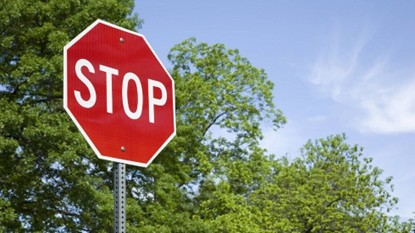
#> input picture Buoi 7/Image/Image.jpg, 415 x 233 px
$ jupyter execute 2374802010455_NguyenHongThanh_252_71ITAI40603_0101_Lab06.ipynb
#> lines starting #> are read from the running program, lines starting #| are printed output that depends on the picture
#### **LAB 06: NHẬN DIỆN ẢNH (IMAGE DETECTION)**

[cell 1]
import cv2
import matplotlib.pyplot as plt

img = cv2.imread("Image/Image.jpg")
#> img is the input picture: shape (233, 415, 3); mean B, G, R 123.2, 133.2, 133
img_gray = cv2.cvtColor(img, cv2.COLOR_BGR2GRAY)
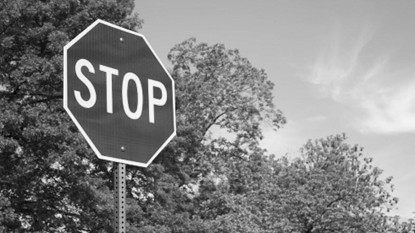
#> img_gray: shape (233, 415); min 1, max 254, mean 132
img_rgb = cv2.cvtColor(img, cv2.COLOR_BGR2RGB)

# dots that would look like STOP signs
stop_data = cv2.CascadeClassifier('haarcascade/haarcascade_frontalface_default.xml') #('/content/haarcascade_frontalcatface.xml')
found = stop_data.detectMultiScale(img_gray,minSize =(20, 20))
#> found = ()
amount_found = len(found)
#> amount_found = 0
if amount_found != 0:

    for (x, y, width, height) in found:

        cv2.rectangle(img_rgb, (x, y),

                      (x + height, y + width),

                      (0, 255, 0), 5)

plt.imshow(img_rgb)

**1. Tham khảo đoạn code trên để tạo 1 đoạn code mới, kết hợp sử dụng hình ảnh sau và file: haarcascade_frontalface_default.xml (tải về từ đường dẫn bên dưới) để nhận diện khuôn mặt**

[cell 2]
import cv2
import matplotlib.pyplot as plt

img = cv2.imread("Image/Image2.jpg")
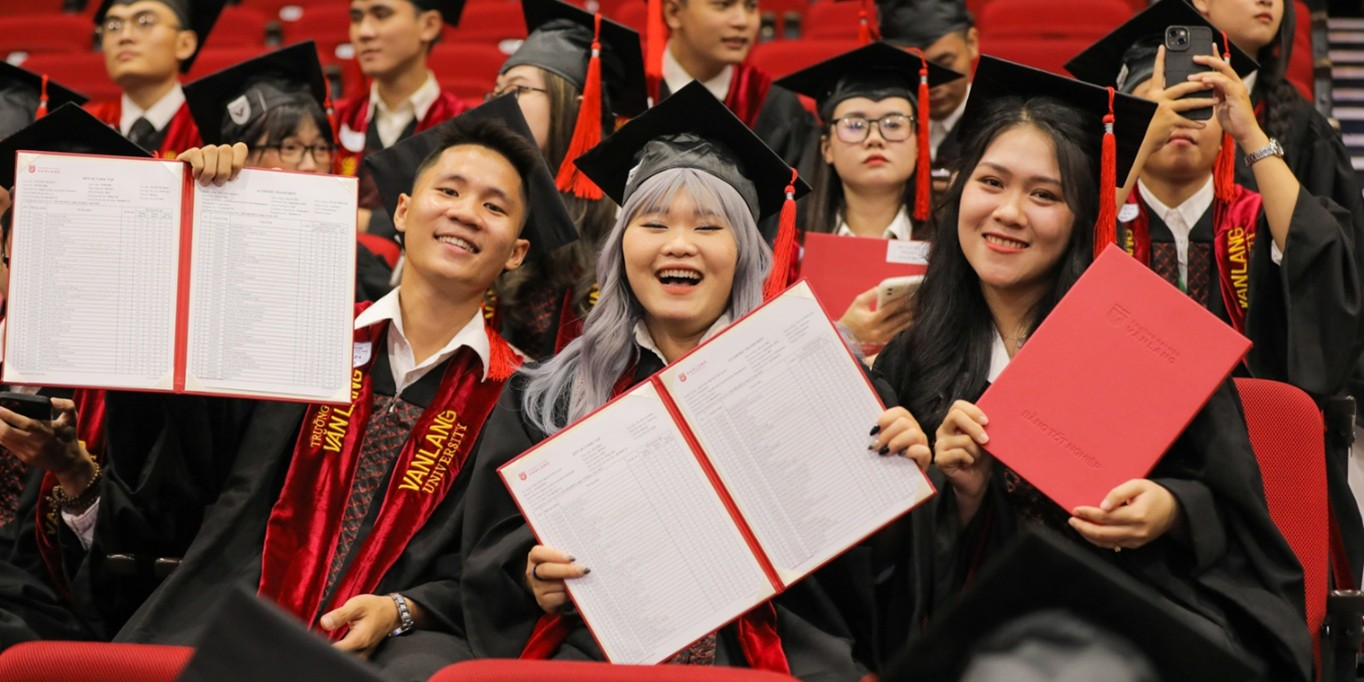
#> input picture Buoi 7/Image/Image2.jpg, 1364 x 682 px
#> img is the input picture: shape (682, 1364, 3); mean B, G, R 72.9, 82.3, 121.2
img_gray = cv2.cvtColor(img, cv2.COLOR_BGR2GRAY)
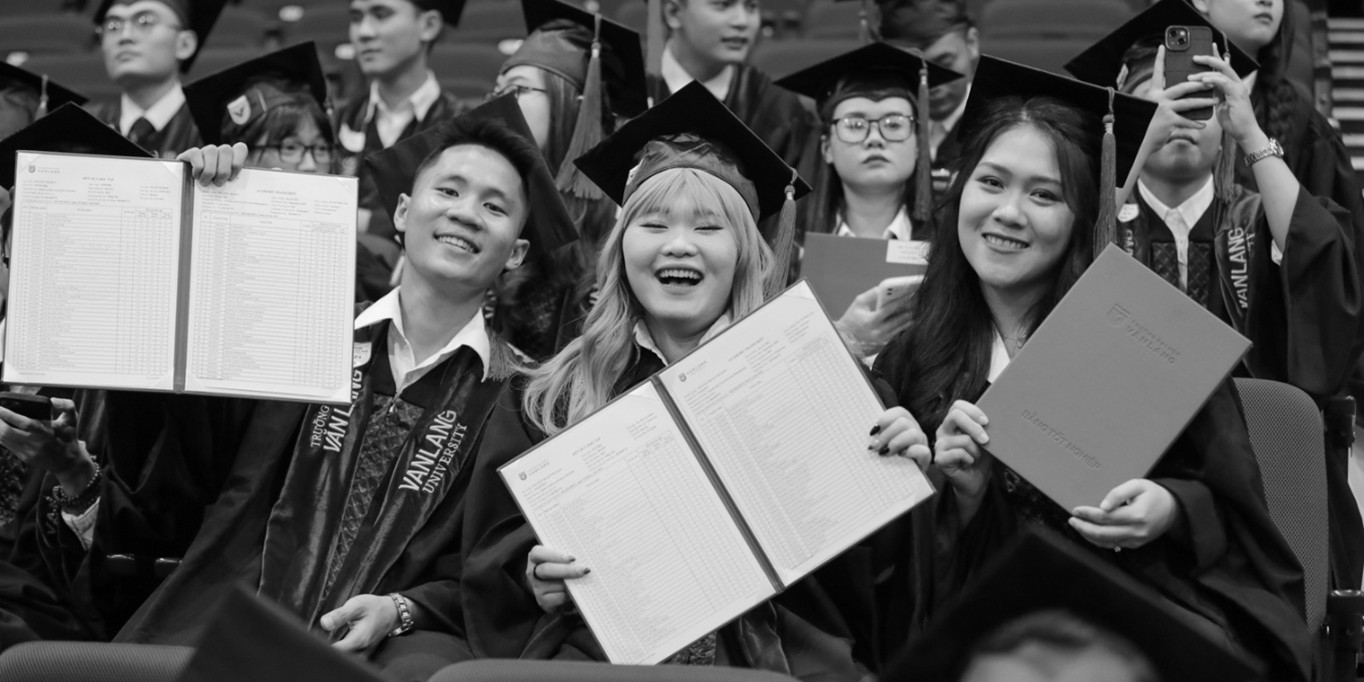
#> img_gray: shape (682, 1364); min 0, max 253, mean 92.9
img_rgb = cv2.cvtColor(img, cv2.COLOR_BGR2RGB)
#> img_rgb: shape (682, 1364, 3)

stop_data = cv2.CascadeClassifier('haarcascade/haarcascade_frontalface_default.xml')
found = stop_data.detectMultiScale(img_gray,minSize =(20, 20))
#> found = [[1241, 140, 48, 48], [92, 2, 70, 70], [825, 84, 101, 101], [942, 128, 151, 151], [400, 139, 138, 138], [601, 158, 161, 161]]
amount_found = len(found)
#> amount_found = 6
if amount_found != 0:

    for (x, y, width, height) in found:

        cv2.rectangle(img_rgb, (x, y),

                      (x + height, y + width),

                      (0, 255, 0), 5)
#> this loop made 6 passes
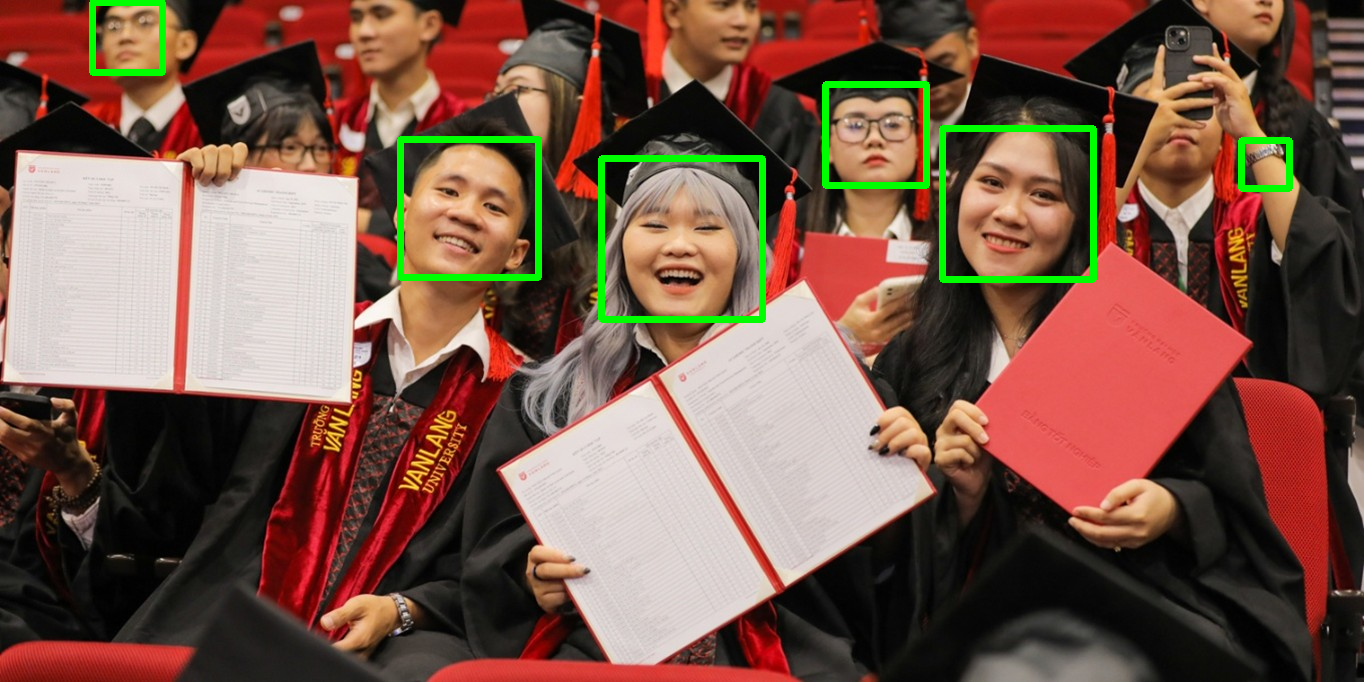
#> img_rgb: shape (682, 1364, 3); mean R, G, B 119.3, 86.1, 72

plt.imshow(img_rgb)

**2. Sử dụng các tham khảo và hình ảnh trên, có thể sử dụng thêm các ảnh tập thể, kỷ yếu khác để nhận diện: Nụ cười, tai, mắt, mũi, miệng, … của người trong bức ảnh.**

[cell 3]
import cv2
import matplotlib.pyplot as plt

img = cv2.imread("Image/Image2.jpg")
img_gray = cv2.cvtColor(img, cv2.COLOR_BGR2GRAY)
img_rgb = cv2.cvtColor(img, cv2.COLOR_BGR2RGB)

# Load Haar cascades for different features
face_cascade = cv2.CascadeClassifier('haarcascade/haarcascade_frontalface_default.xml')
eye_cascade = cv2.CascadeClassifier('haarcascade/haarcascade_eye.xml')
nose_cascade = cv2.CascadeClassifier('haarcascade/haarcascade_mcs_nose.xml')
mouth_cascade = cv2.CascadeClassifier('haarcascade/haarcascade_mcs_mouth.xml')
smile_cascade = cv2.CascadeClassifier('haarcascade/haarcascade_smile.xml')
leftear_cascade = cv2.CascadeClassifier('haarcascade/haarcascade_mcs_leftear.xml')
rightear_cascade = cv2.CascadeClassifier('haarcascade/haarcascade_mcs_rightear.xml')

# Detect faces
faces = face_cascade.detectMultiScale(img_gray, minSize=(20, 20))
#> faces has the same summary as found

for (x, y, w, h) in faces:
    # Draw rectangle around face and label
    cv2.rectangle(img_rgb, (x, y), (x+w, y+h), (255, 0, 0), 2)
    cv2.putText(img_rgb, 'Face', (x, y-10), cv2.FONT_HERSHEY_SIMPLEX, 0.5, (255, 0, 0), 2)

    # Define region of interest (ROI) for the face
    roi_gray = img_gray[y:y+h, x:x+w]
    roi_color = img_rgb[y:y+h, x:x+w]

    # Detect eyes within the face
    eyes = eye_cascade.detectMultiScale(roi_gray, minSize=(10, 10))
    for (ex, ey, ew, eh) in eyes:
        cv2.rectangle(roi_color, (ex, ey), (ex+ew, ey+eh), (0, 255, 0), 2)
        cv2.putText(roi_color, 'Eye', (ex, ey-5), cv2.FONT_HERSHEY_SIMPLEX, 0.4, (0, 255, 0), 1)

    # Detect nose within the face
    noses = nose_cascade.detectMultiScale(roi_gray, minSize=(10, 10))
    for (nx, ny, nw, nh) in noses:
        cv2.rectangle(roi_color, (nx, ny), (nx+nw, ny+nh), (0, 0, 255), 2)
        cv2.putText(roi_color, 'Nose', (nx, ny-5), cv2.FONT_HERSHEY_SIMPLEX, 0.4, (0, 0, 255), 1)

    # Detect mouth within the face
    mouths = mouth_cascade.detectMultiScale(roi_gray, minSize=(10, 10))
    for (mx, my, mw, mh) in mouths:
        cv2.rectangle(roi_color, (mx, my), (mx+mw, my+mh), (255, 255, 0), 2)
        cv2.putText(roi_color, 'Mouth', (mx, my-5), cv2.FONT_HERSHEY_SIMPLEX, 0.4, (255, 255, 0), 1)

    # Detect smile within the face
    smiles = smile_cascade.detectMultiScale(roi_gray, minSize=(10, 10))
    for (sx, sy, sw, sh) in smiles:
        cv2.rectangle(roi_color, (sx, sy), (sx+sw, sy+sh), (255, 0, 255), 2)
        cv2.putText(roi_color, 'Smile', (sx, sy-5), cv2.FONT_HERSHEY_SIMPLEX, 0.4, (255, 0, 255), 1)

    # Detect left ears on the whole image
    leftears = leftear_cascade.detectMultiScale(img_gray, minSize=(10, 10))
    for (lx, ly, lw, lh) in leftears:
        cv2.rectangle(img_rgb, (lx, ly), (lx+lw, ly+lh), (0, 255, 255), 2)
        cv2.putText(img_rgb, 'Left Ear', (lx, ly-5), cv2.FONT_HERSHEY_SIMPLEX, 0.4, (0, 255, 255), 1)

    # Detect right ears on the whole image
    rightears = rightear_cascade.detectMultiScale(img_gray, minSize=(10, 10))
    for (rx, ry, rw, rh) in rightears:
        cv2.rectangle(img_rgb, (rx, ry), (rx+rw, ry+rh), (255, 255, 255), 2)
        cv2.putText(img_rgb, 'Right Ear', (rx, ry-5), cv2.FONT_HERSHEY_SIMPLEX, 0.4, (255, 255, 255), 1)
#> this loop made 6 passes
#> (x, y, w, h, eyes, noses, mouths, smiles) on passes 5 to 6: (400, 139, 138, 138, [[35, 38, 27, 27], [81, 58, 25, 25], [49, 85, 45, 45]], [[44, 61, 43, 36]], [[24, 87, 63, 38], [25, 37, 53, 32]], [[84, 73, 37, 18], [19, 84, 69, 35], [40, 42, 56, 28]]), (601, 158, 161, 161, [[48, 93, 53, 53]], [[57, 76, 41, 34], [83, 34, 41, 34], [56, 30, 46, 38]], [[86, 58, 42, 25], [32, 56, 48, 29], [41, 100, 74, 45]], [[84, 57, 49, 25], [35, 94, 89, 44], [26, 49, 75, 37]])
#> pass 1, `roi_color = img_rgb[y:y+h, x:x+w]`:
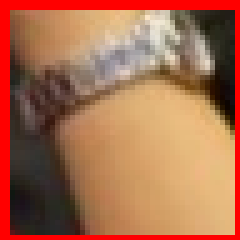
#> roi_color: shape (48, 48, 3) (shown 5 times larger); mean R, G, B 169.5, 108.6, 78.5
#> pass 2, `roi_gray = img_gray[y:y+h, x:x+w]`:
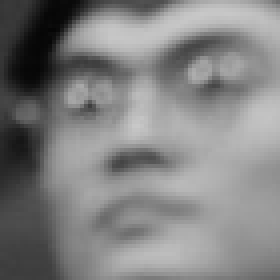
#> roi_gray: shape (70, 70) (shown 4 times larger); min 5, max 200, mean 129.4
#> pass 2, `roi_color = img_rgb[y:y+h, x:x+w]`:
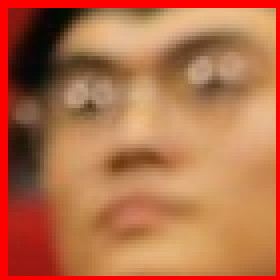
#> roi_color: shape (70, 70, 3) (shown 4 times larger); mean R, G, B 180.9, 111, 74
#> after the loop:
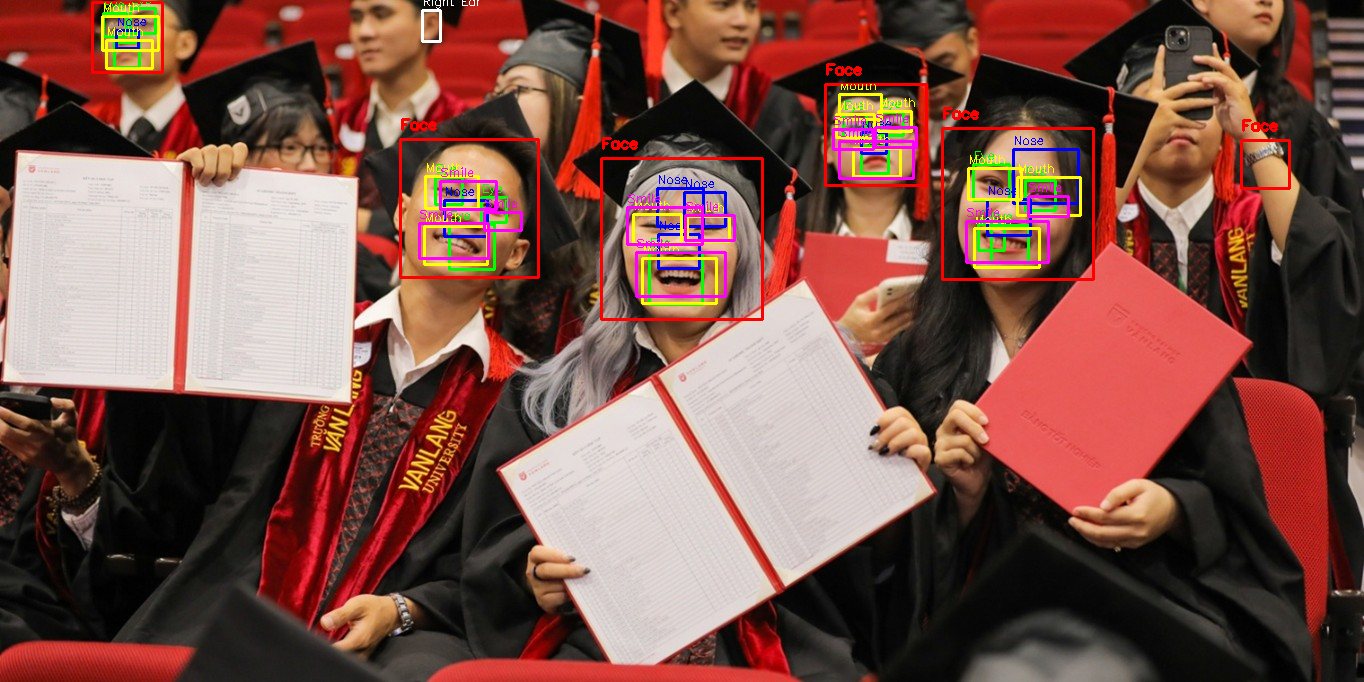
#> img_rgb: shape (682, 1364, 3); mean R, G, B 122.6, 81.8, 73.1
#> after the loop:
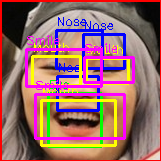
#> roi_color: shape (161, 161, 3); mean R, G, B 151.7, 104.5, 106.3
#> after the loop:
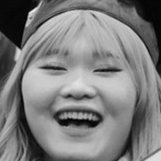
#> roi_gray: shape (161, 161); min 1, max 238, mean 125.4

plt.imshow(img_rgb)
plt.show()
